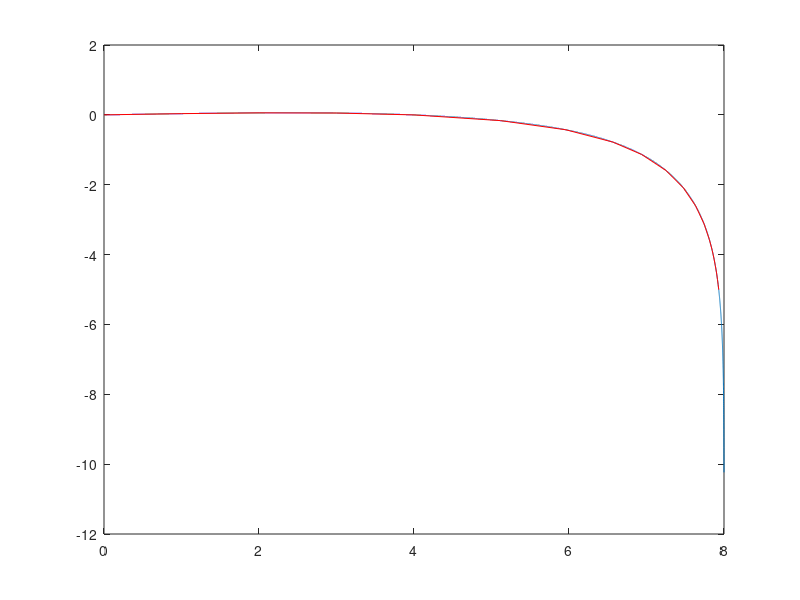
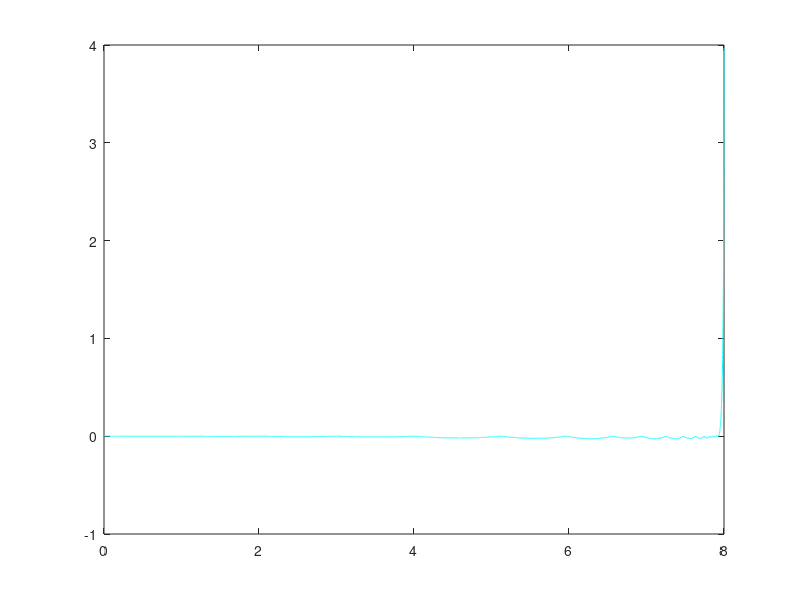
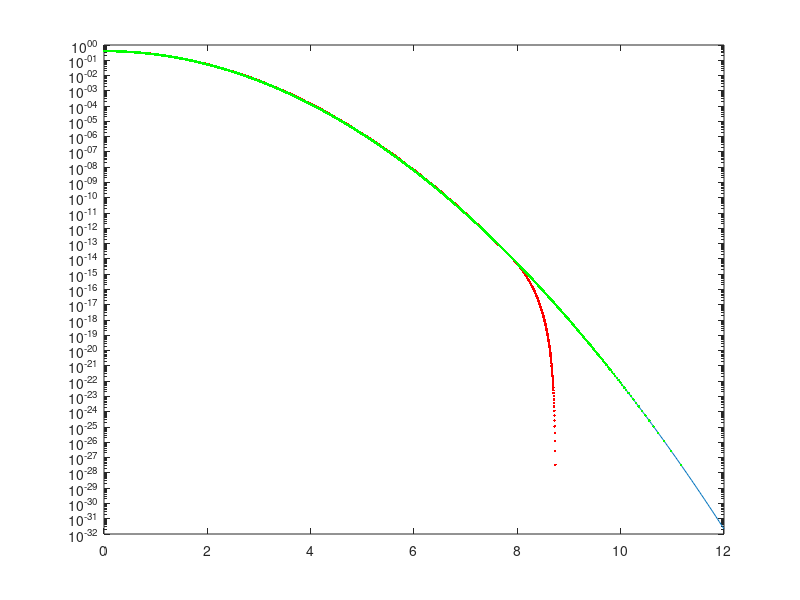

MATLAB code to generate these figures, in order:
clear all;
close all;

var8 = 8/3;
sq_var8 = sqrt(var8);

t = -1:1/2^12:1;
t8_hr = -8:1/2^12:8;

updf = pdf('uniform',t,-1,1);

%Compute the PDF for n = 8 in high resolution
%High resolution PDF ensures more accuracy at the edges after convolution
pdf2 = conv(updf,updf);
pdf4 = conv(pdf2,pdf2);
pdf8_hr = conv(pdf4,pdf4);
pdf8_hr = pdf8_hr/max(pdf8_hr );
pdf8_hr = [pdf8_hr(1:end/2) pdf8_hr(end/2+1:end)];
t8_hr =t8_hr(1:end-1) ;



%Compute the Error in PDF_n3 by inverse gaussian equation (High Rate)
pdf8_hr_old = pdf8_hr; %Save t8_hr for future
t8_hr_old = t8_hr; %Save t8_hr for future
t8_hr = t8_hr(end/2+1:end); %Take only positive side
pdf8_hr = pdf8_hr(end/2+1:end)* 1/sqrt(2*pi * var8);%Take only positive side

xg8_hr = sqrt(-2 * var8 * log(sqrt(2*pi * var8) * pdf8_hr));
ref8_hr =  exp(-xg8_hr.^2/(2*var8))* (1/(sqrt(2* pi * var8)));
err_n8_hr = (t8_hr-xg8_hr);


figure;
plot(t8_hr, err_n8_hr);


x_nl = [0, 1.003, 2.001, 2.999, 4, 5.118, 5.96, 6.566, 6.938, 7.252, 7.476, 7.634, 7.743, 7.812, 7.848, 7.872, 7.888, 7.904, 7.916, 7.924, 7.932];
y_nl = [0, 0.03518, 0.05775, 0.05269, -0.001297, -0.1653, -0.4272, -0.7791, -1.134, -1.593, -2.089, -2.606, -3.121, -3.578, -3.881, -4.13, -4.321, -4.525, -4.717, -4.855, -5.004];			

hold;
plot(x_nl, y_nl,'r');


for i = 2:21
    p = polyfit(x_nl(i-1:i), y_nl(i-1:i), 1);
    M(i-1) = p(1);
    C(i-1) = p(2);
end



x_nl = x_nl(2:end);
y_nl = y_nl(2:end);
err_n8_corr = zeros(1,32768);
for i = 1:32768
    if (t8_hr(i) < x_nl(1))
        err_n8_corr(i) = M(1) * t8_hr(i) + C(1);
    elseif(t8_hr(i) < x_nl(2))
        err_n8_corr(i) = M(2) * t8_hr(i) + C(2);
    elseif(t8_hr(i) < x_nl(3))
        err_n8_corr(i) = M(3) * t8_hr(i) + C(3);
    elseif(t8_hr(i) < x_nl(4))
        err_n8_corr(i) = M(4) * t8_hr(i) + C(4);
    elseif(t8_hr(i) < x_nl(5))
        err_n8_corr(i) = M(5) * t8_hr(i) + C(5);
    elseif(t8_hr(i) < x_nl(6))
        err_n8_corr(i) = M(6) * t8_hr(i) + C(6);
    elseif(t8_hr(i) < x_nl(7))
        err_n8_corr(i) = M(7) * t8_hr(i) + C(7);
    elseif(t8_hr(i) < x_nl(8))
        err_n8_corr(i) = M(8) * t8_hr(i) + C(8);
    elseif(t8_hr(i) < x_nl(9))
        err_n8_corr(i) = M(9) * t8_hr(i) + C(9);
    elseif(t8_hr(i) < x_nl(10))
        err_n8_corr(i) = M(10) * t8_hr(i) + C(10);
    elseif(t8_hr(i) < x_nl(11))
        err_n8_corr(i) = M(11) * t8_hr(i) + C(11);
    elseif(t8_hr(i) < x_nl(12))
        err_n8_corr(i) = M(12) * t8_hr(i) + C(12);
    elseif(t8_hr(i) < x_nl(13))
        err_n8_corr(i) = M(13) * t8_hr(i) + C(13);
    elseif(t8_hr(i) < x_nl(14))
        err_n8_corr(i) = M(14) * t8_hr(i) + C(14);
    elseif(t8_hr(i) < x_nl(15))
        err_n8_corr(i) = M(15) * t8_hr(i) + C(15);
    elseif(t8_hr(i) < x_nl(16))
        err_n8_corr(i) = M(16) * t8_hr(i) + C(16);
    elseif(t8_hr(i) < x_nl(17))
        err_n8_corr(i) = M(17) * t8_hr(i) + C(17);
    elseif(t8_hr(i) < x_nl(18))
        err_n8_corr(i) = M(18) * t8_hr(i) + C(18);
    elseif(t8_hr(i) < x_nl(19))
        err_n8_corr(i) = M(19) * t8_hr(i) + C(19);
    else
        err_n8_corr(i) = M(20) * t8_hr(i) + C(20);
    end
end

figure;
plot(t8_hr, (err_n8_corr-err_n8_hr),'c');





%Compute Gaussian PDF
bins = 0:1/2^5:12;
ref = pdf('Normal',bins,0,1);
pdf8_hr = pdf8_hr/max(pdf8_hr)*max(ref);

figure;
semilogy(bins, ref);hold
semilogy((t8_hr- err_n8_corr)/sq_var8, pdf8_hr,'r.');
semilogy((t8_hr- err_n8_hr)/sq_var8, pdf8_hr,'g.');

save('t8_hr.mat', 't8_hr');
save('err_n8_corr.mat', 'err_n8_corr');
save('pdf8_hr.mat', 'pdf8_hr');

% Match_ref